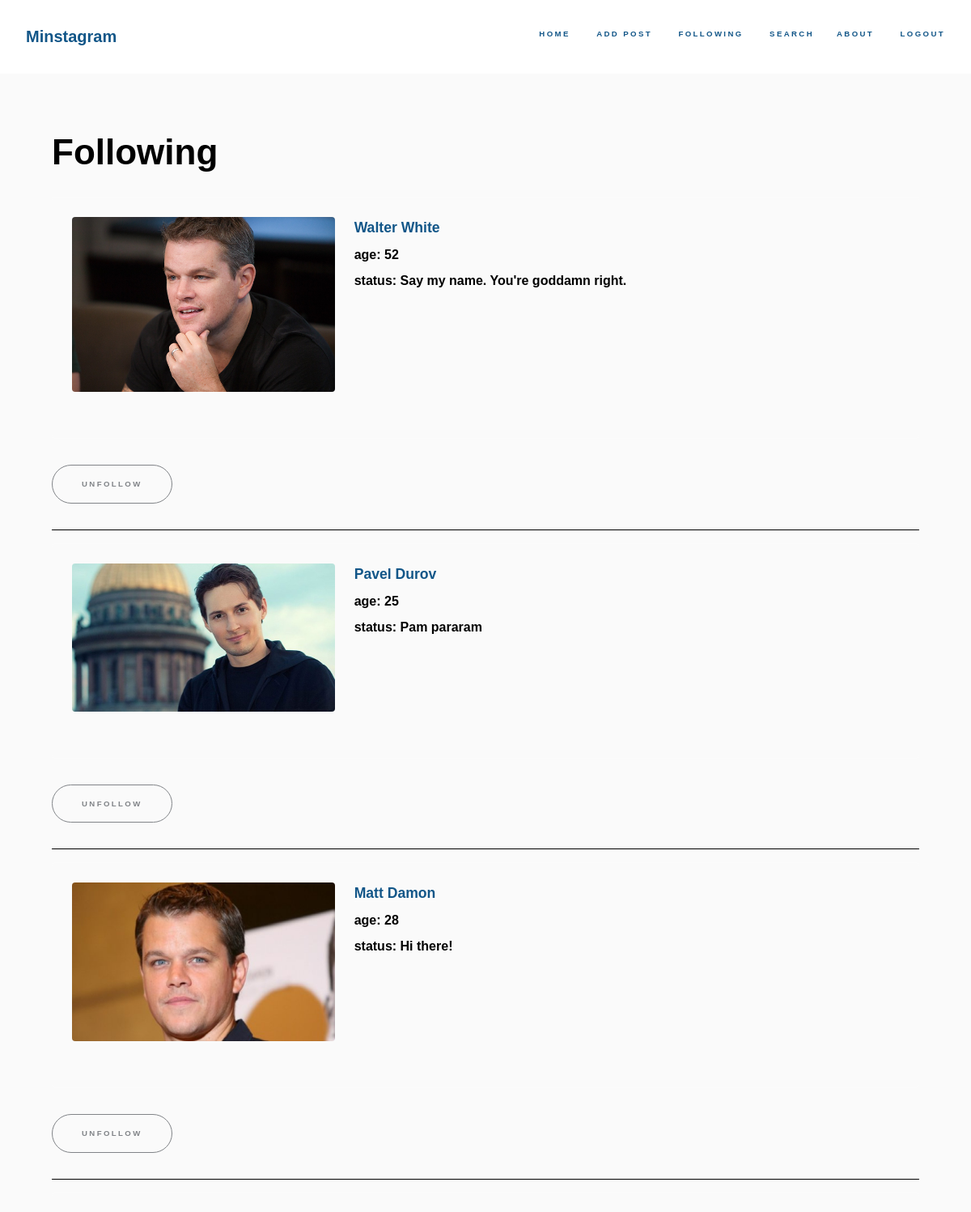
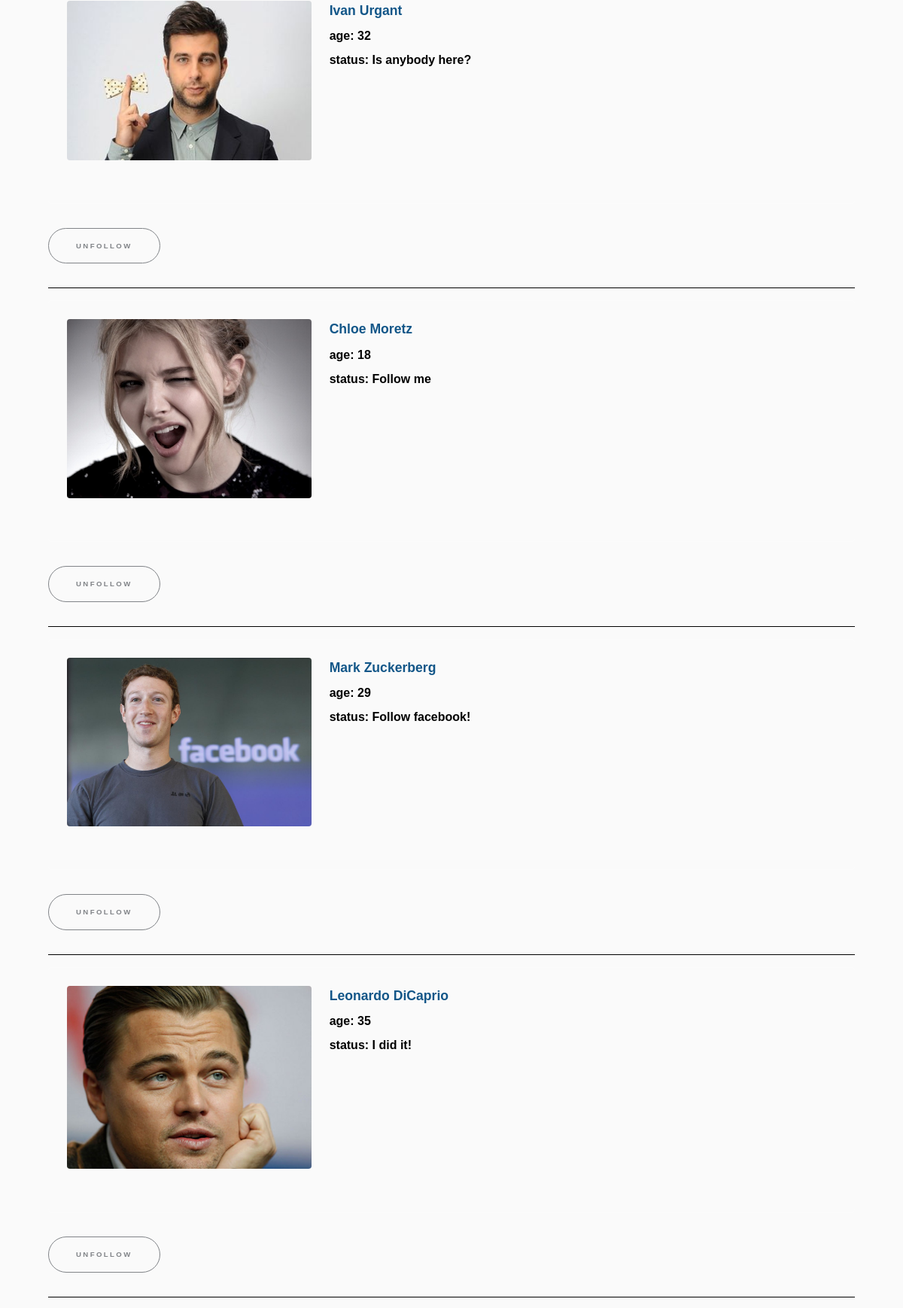
Page /friends/ (signed in, upper part) on the committed database (2 pictures, top to bottom).
### userpage/models.py (models this page shows)
class UserProfileData(models.Model):
    class Meta:
        db_table = 'user_profile_data'
    status = models.CharField(max_length=200, null=True, blank=True)
    avatar = models.ImageField(null=True, blank=True)
    age = models.IntegerField(null=True, blank=True)
    user = models.OneToOneField(User, on_delete=models.CASCADE)
    subscriptions = models.ManyToManyField(User, related_name="followed", blank=True)

### userpage/views.py (the view)
# urls.py: url(r'^friends/$', views.see_friends, name='see_friends'),
@login_required
def see_friends(request):
    subscriptions = request.user.userprofiledata.subscriptions.all()
    following = UserProfileData.objects.filter(user__in=subscriptions)
    return render(request, "userpage/friends.html", {"following": following})

### templates/userpage/friends.html (shortened to what this page needs)
{% extends "loginedin.html" %}
{% block content %}
        <div id="wrapper">
            <section id="intro" class="wrapper style1 fullscreen fade-up">
                <div class="inner">
                    <h1>Following</h1>
                    {% for profile in following %}
                        <div class="box">
                             <div class="row">
                                 <div class="4u 12u(medium)">
                                     {% if profile.avatar %}
                                        <img src="{{ profile.avatar.url }}" class="image fit">
                                     {% endif %}
                                 </div>
                                 <div class="8u 12u(medium)">
                                    <h3><a href="{% url "minstagram:see_user" id=profile.user.id %}"> {{ profile.user.first_name }} {{ profile.user.last_name }}</a></h3>
                                    <h4> age: {{ profile.age }}</h4>
                                    <h4> status: {{ profile.status }}</h4>
                                 </div>
                             </div>
                        </div>
                        <ul class="actions">
                                <li><a href="{% url "minstagram:unfollow" id=profile.user.id %}" class="button scrolly">unfollow</a></li>
                            </ul>
                        <hr>
                    {% endfor %}
                </div>
            </section>
        </div>
{% endblock %}

### rows in the picture
UserProfileData: avatar (picture), user.first_name "Walter", user.last_name "White", age "52", status "Say my name. You're goddamn right."
UserProfileData: avatar (picture), user.first_name "Pavel", user.last_name "Durov", age "25", status "Pam pararam"
UserProfileData: avatar (picture), user.first_name "Matt", user.last_name "Damon", age "28", status "Hi there!"
UserProfileData: avatar (picture), user.first_name "Ivan", user.last_name "Urgant", age "32", status "Is anybody here?"
UserProfileData: avatar (picture), user.first_name "Chloe", user.last_name "Moretz", age "18", status "Follow me"
UserProfileData: avatar (picture), user.first_name "Mark", user.last_name "Zuckerberg", age "29", status "Follow facebook!"
UserProfileData: avatar (picture), user.first_name "Leonardo", user.last_name "DiCaprio", age "35", status "I did it!"
